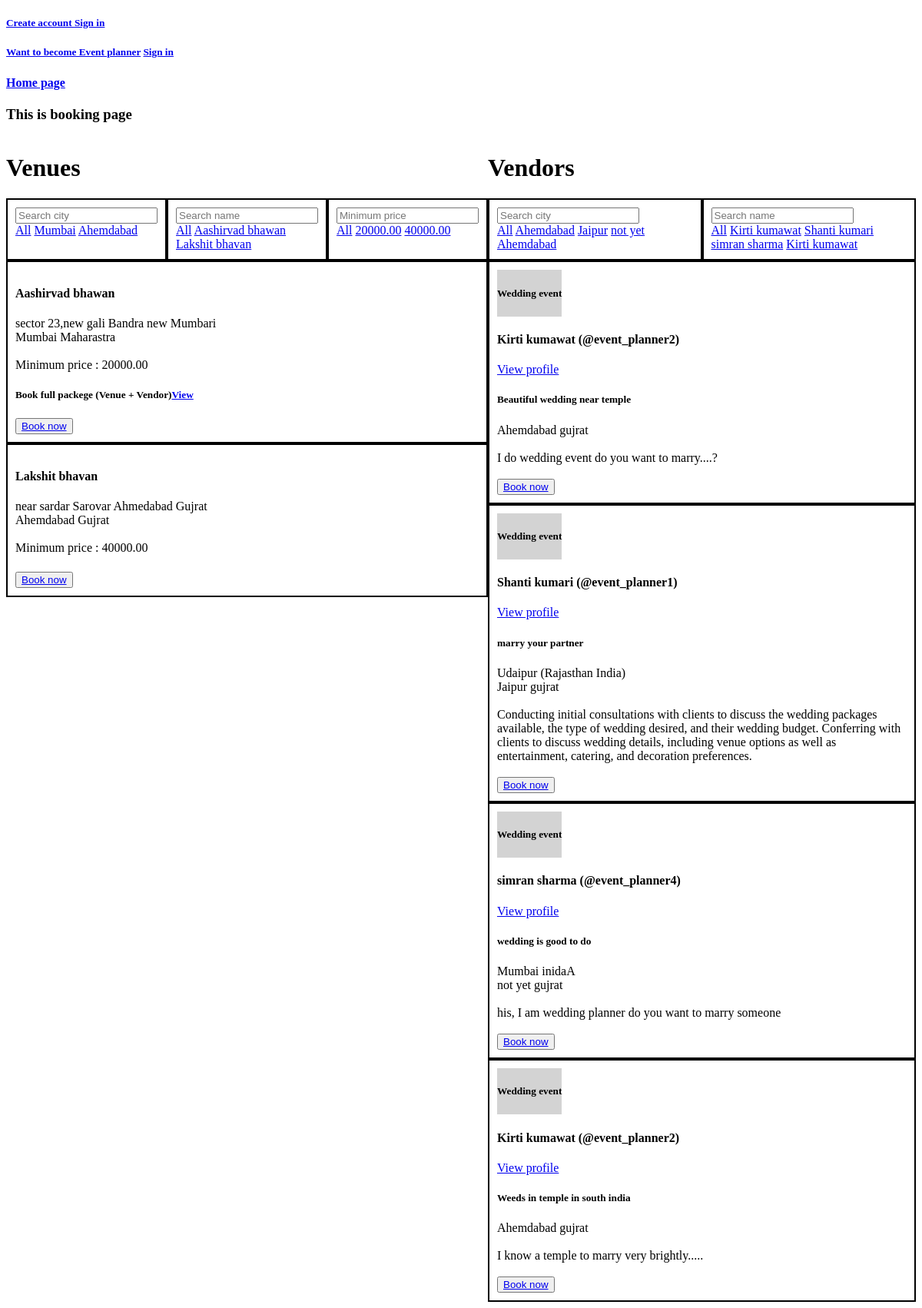
Before: /book/1/ with the older database file.
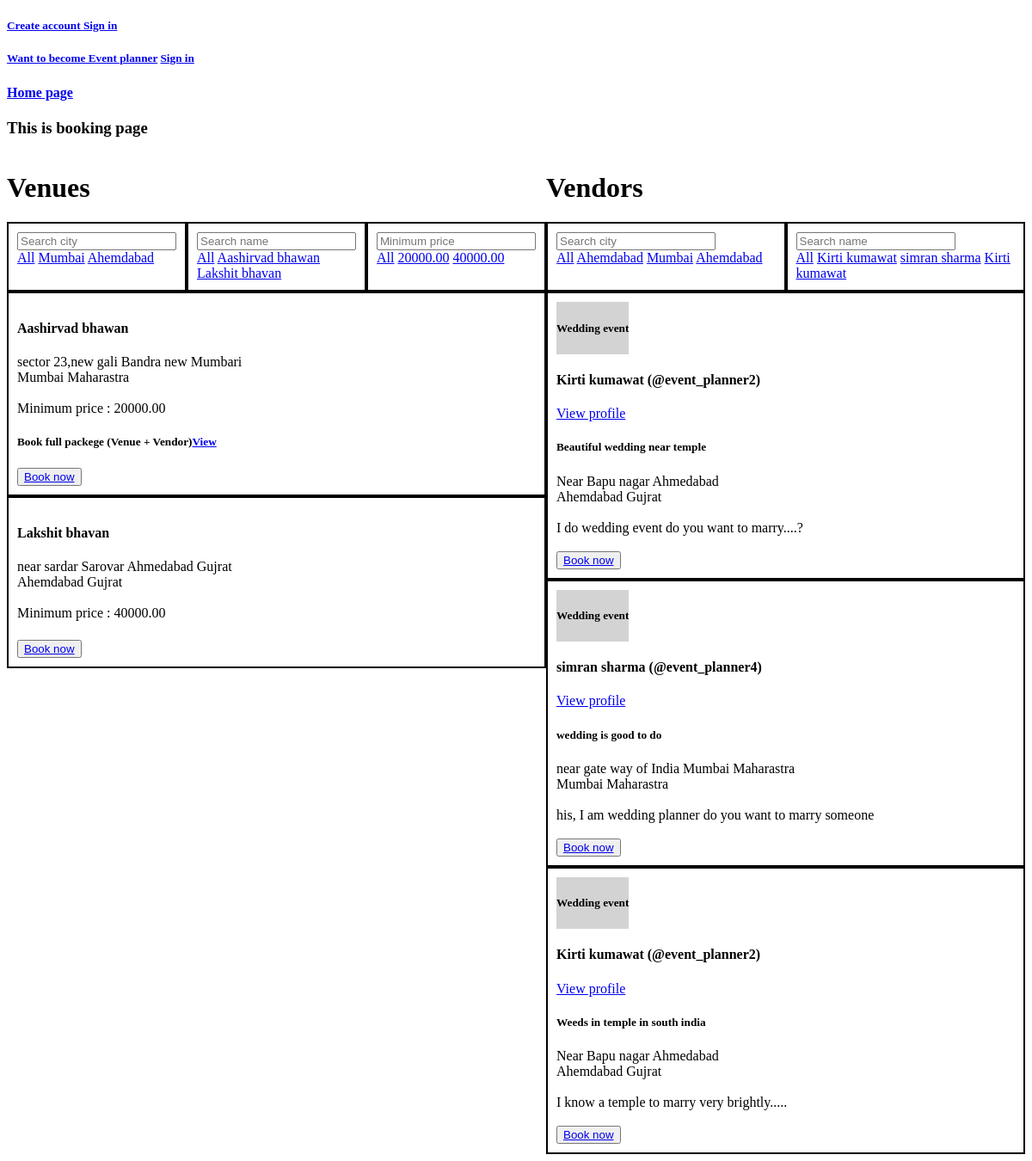
After: the same page with the newer database file.
### EventPlanner/models.py (models this page shows, shortened)
class Venue(models.Model):
    name = models.CharField(max_length=100,null=False,blank=False)
    min_price = models.DecimalField(max_digits=10, decimal_places=2,null=True,blank=True)
    location = models.TextField(null=False,blank=False)
    city = models.CharField(max_length=20,null=False,blank=False)
    state = models.CharField(choices=venue_choices,max_length=50,null=False,blank=False)
    vendors = models.ManyToManyField(User,null=True,blank=True)
    category = models.ManyToManyField(Category)
    service_offered = models.TextField(null=True,blank=True)

class Event(models.Model):
    category = models.ForeignKey(Category,on_delete=models.CASCADE)
    event_planner = models.ForeignKey(User,on_delete=models.CASCADE,null=True)
    name = models.CharField(max_length=100)
    description = models.TextField(null=True,blank=True)
    event_date_time = models.DateTimeField(null=True,blank=True)
    location = models.CharField(max_length=255,null=True,blank=True)

class UserProfile(models.Model):
    user = models.OneToOneField(User,on_delete=models.CASCADE)
    user_type = models.CharField(choices=user_type_choices,max_length=50)
    contact_info = models.CharField(max_length=200,blank=True,null=True,verbose_name='Contact information')
    company_name = models.CharField(max_length=50,blank=True,null=True)
    website = models.URLField(max_length=200,blank=True,null=True)
    bio = models.TextField(blank=True,null=True)
    city = models.CharField(max_length=20,null=False,blank=False)
    state = models.CharField(max_length=20,null=False,blank=False)
    location = models.TextField(blank=True,null=True)
    service_offered = models.TextField(blank=True,null=True)

class Category(models.Model):
    name = models.CharField(max_length=100)
    def __str__(self):
        return self.name

### customer/views.py (the view)
# urls.py: path('book/<int:pk>/',views.book),
def book(request,pk):
    category = Category.objects.get(id=pk)
    events = Event.objects.filter(category=category)
    events_copy = deepcopy(list(events))
    venues = Venue.objects.filter(category=category)
    if request.method == 'GET':
        venue_city = request.GET.get('venue-city')
        venue_name = request.GET.get('venue-name')
        venue_min_price = request.GET.get('venue-min_price')
        vendor_city = request.GET.get('vendor-city')
        vendor_first_name = request.GET.get('vendor-first-name')
        vendor_last_name = request.GET.get('vendor-last-name')
        try:
            if venue_city:
                venues = Venue.objects.filter(category=category,city__icontains = venue_city)
            if venue_name:
                venues = Venue.objects.filter(category=category,name__icontains = venue_name)
            if venue_min_price:
                venues = Venue.objects.filter(category=category,min_price__lte = float(venue_min_price))
            if vendor_city:
                event_list = []
                for event in events:
                    if event.event_planner.userprofile.city == vendor_city:
                        event_list.append(event)
                events = event_list
            if vendor_first_name and vendor_last_name:
                event_planner_list1 = []
                for event in events:
                    if event.event_planner.first_name == vendor_first_name and event.event_planner.last_name == vendor_last_name:
                        event_planner_list1.append(event)
                events = event_planner_list1
        except:
            pass
    context = {'events':events,'venues':venues,'pk':pk}
    return render(request,'customer/booking.html',context)

### customer/templates/customer/booking.html (shortened to what this page needs)
{% extends 'home.html' %}
{% block content %}
<h3>This is booking page </h3>
<div class="grid-div">
    <div>
        <h1>Venues</h1>
        <div class="filter-div-event">
            <div class="filter">
                <form action="" method="GET">
                    <input type="text" placeholder="Search city" name="venue-city">
                </form>
                <a href="/book/{{pk}}/">All</a>
                {% for venue in venues %}
                <a href="/book/{{pk}}/?venue-city={{venue.city}}">{{venue.city}}</a>
                {% endfor %}
            </div>
            <div class="filter">
                <form action="" method="GET">
                    <input type="text" placeholder="Search name" name="venue-name">
                </form>
                <a href="/book/{{pk}}/">All</a>
                {% for venue in venues %}
                <a href="/book/{{pk}}/?venue-name={{venue.name}}">{{venue.name}}</a>
                {% endfor %}
            </div>
            <div class="filter">
                <form action="" method="GET">
                    <input type="text" placeholder="Minimum price" name="min_price">
                </form>
                <a href="/book/{{pk}}/">All</a>
                {% for venue in venues %}
                <a href="/book/{{pk}}/?venue-min_price={{venue.min_price}}">{{venue.min_price}}</a>
                {% endfor %}
            </div>
        </div>
        {% for venue in venues %}
        <div class="event-info-div">
            <h4>{{venue.name}}</h4>
            <div>{{venue.location}}</div>
            <div>{{venue.city}} {{venue.state}}</div>
            <br>
            <div>Minimum price : {{venue.min_price}}</div>
            <h5>
                {% if venue.vendors.all %}
                <div> Book full packege (Venue + Vendor)<a href="/full-package/{{venue.id}}/">View</a></div>
                {% endif %}
            </h5>
            {% if request.user.is_authenticated %}
            {% if request.user.userprofile.user_type == 'is_customer' %}
            <form action="/create-book/" method="POST">
                {% csrf_token %}
                <input type="date" name="date" placeholder="date" required>
                <input type="time" name="time" placeholder="time">
                <input type="hidden" value="{{venue.id}}" name="venue_id">
                <button type="submit">Book now</button>
                {% endif %}
                {% else %}
                <button class="un-auth-book"><a href="/login-C/">Book now</a></button>
                {% endif %}
        </div>
        {% endfor %}
    </div>
    <div>
        <h1>Vendors</h1>
        <div class="filter-div-vendor">
            <div class="filter">
                <form action="" method="GET">
                    <input type="text" placeholder="Search city" name="vendor-city">
                </form>
                <a href="/book/{{pk}}/">All</a>
                {% for event in events %}
                <a href="/book/{{pk}}/?vendor-city={{event.event_planner.userprofile.city}}">{{event.event_planner.userprofile.city}}</a>
                {% endfor %}
            </div>
            <div class="filter">
                <form action="" method="GET">
                    <input type="text" placeholder="Search name" name="name">
                </form>
                <a href="/book/{{pk}}/">All</a>
                {% for event in events %}
                <a href="/book/{{pk}}/?vendor-first-name={{event.event_planner.first_name}}&vendor-last-name={{event.event_planner.last_name}}">{{event.event_planner.first_name}} {{event.event_planner.last_name}}</a>
                {% endfor %}
            </div>
        </div>
        {% for event in events %}
        <div class="event-info-div">
            <div class="category-div">
                <h5>{{event.category}}</h5>
            </div>
            <h4>{{event.event_planner.first_name}} {{event.event_planner.last_name}} (@{{event.event_planner}})</h4>
            <div><a href="/event-planner-info/{{event.event_planner.id}}/">View profile</a></div>
            <div>
                <h5>{{event.name}}</h5>
            </div>
            <div>
                 {{event.event_planner.userprofile.location}}
            </div>
            <div>
                {{event.event_planner.userprofile.city}} {{event.event_planner.userprofile.state}}
            </div>
            <br>
            <div>{{event.description}}</div>
            <br>
            {% if request.user.is_authenticated %}
            {% if request.user.userprofile.user_type == 'is_customer' %}
            <form action="/create-book/" method="POST">
                {% csrf_token %}
                <input type="date" name="date" placeholder="date" required>
                <input type="time" name="time" placeholder="time">
                <input type="hidden" value="{{event.event_planner.id}}" name="vendor_id">
                <button type="submit">Book now</button>
            </form>
            {% endif %}
            {% else %}
            <button class="un-auth-book"><a href="/login-C/">Book now</a></button>
            {% endif %}
        </div>
        {% endfor %}
    </div>
</div>
{% endblock %}

### templates/home.html (shortened to what this page needs)
{% extends 'navbar.html' %}

### templates/navbar.html (shortened to what this page needs)
<!DOCTYPE html>
<html lang="en">
<head>
</head>
<body>
    {% if not request.user.is_authenticated %}
    <h5>
        <a href="/sign-up-is_customer/">Create account </a>
        <a href="/login-C/">Sign in </a>
    </h5>
    <h5>
        <a href="/sign-up-is_event_planner/">Want to become Event planner</a>
        <a href="/login-E/">Sign in </a>
    </h5>
    {% else %}
        <a href="/booked/">Your booking</a>
        <a href="/profile/{{request.user.id}}/">Your profile</a>
    {% endif %}
    <h4><a href="/">Home page</a></h4>
    {% block content %}{% endblock %}
</body>
</html>

### customer/templates/customer/booking.html (style rules this page uses)
.event-info-div { border: 2px solid #000; padding: 10px; }
.category-div { background-color: lightgray; display: inline-block; }
.grid-div { display: grid; grid-template-columns: 1fr 1fr; }
.filter-div-event { display: grid; grid-template-columns: 1fr 1fr 1fr; }
.filter-div-vendor { display: grid; grid-template-columns: 1fr 1fr; }
.filter { border: 2px solid #000; padding: 10px; }

Changed rows visible on the page:
removed Event: event_planner.userprofile.city "Jaipur", event_planner.first_name "Shanti", event_planner.last_name "kumari", category "Wedding event", event_planner "event_planner1", name "marry your partner", event_planner.userprofile.location "Udaipur (Rajasthan India)", event_planner.userprofile.state "gujrat", description "Conducting initial consultations with clients to discuss the wedding packages available, the type of wedding desired, and their wedding budget. Conferring with clients to discuss wedding details, including venue options as well as entertainment, catering, and decoration preferences."
changed through a linked row, Event "I do wedding event do you want to marry....?": event_planner.userprofile.location (not shown) → "Near Bapu nagar Ahmedabad"; event_planner.userprofile.state "gujrat" → "Gujrat"
changed through a linked row, Event "his, I am wedding planner do you want to marry someone": event_planner.userprofile.city "not yet" → "Mumbai"; event_planner.userprofile.location "Mumbai inidaA" → "near gate way of India Mumbai Maharastra"; event_planner.userprofile.state "gujrat" → "Maharastra"
changed through a linked row, Event "Weeds in temple in south india": event_planner.userprofile.location (not shown) → "Near Bapu nagar Ahmedabad"; event_planner.userprofile.state "gujrat" → "Gujrat"
